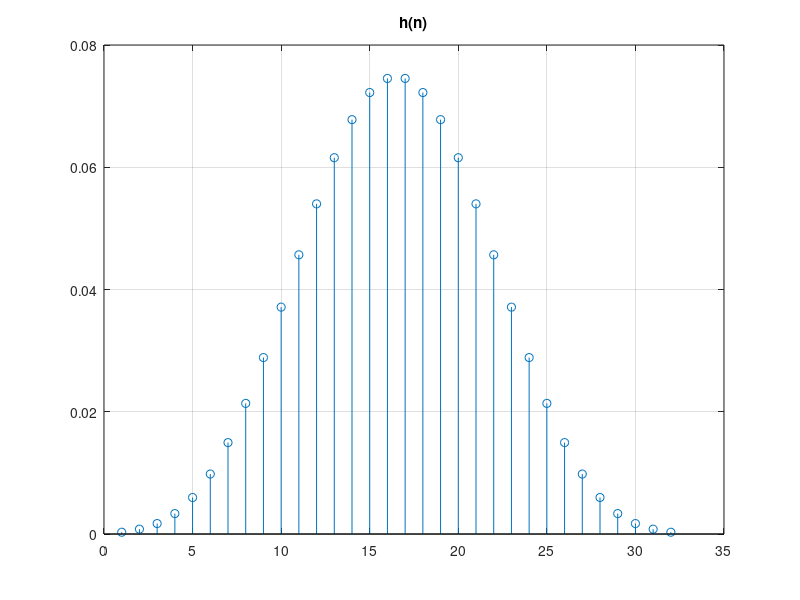
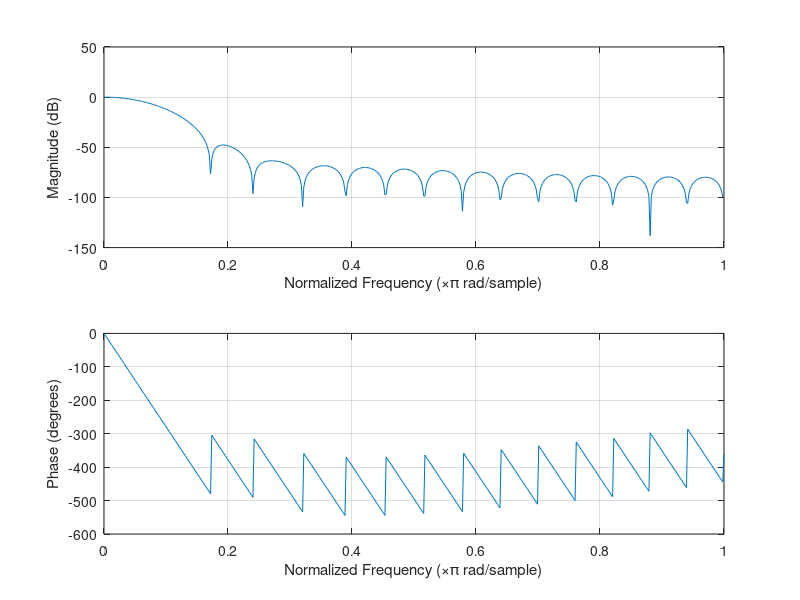
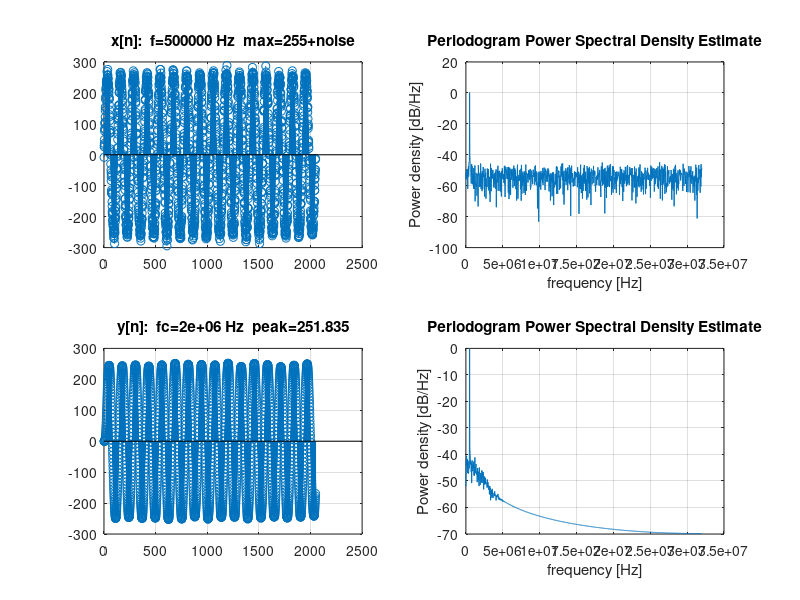

Write the MATLAB code that produced these figures, in order.
clear all;
format long g;


%XXXXXXXXXXXXXXXXXXXXXXXXXXXXXXXXXXXXXXXXXXXXXXXXXXXXXXXXXXXXXXXX
%                       filtro_FIR.vhd
%XXXXXXXXXXXXXXXXXXXXXXXXXXXXXXXXXXXXXXXXXXXXXXXXXXXXXXXXXXXXXXXX
% http://t-filter.appspot.com/fir/index.html

fs=64e6
order=31                
fc=2e6               
input_size=8

%%%%%%%%%%%%%%%%%%%% h[n] %%%%%%%%%%%%%%%%%%%%%%%%%

fnyquist=fs/2;

%normalized cut-off frequency
wn=fc/fnyquist;

h= fir1(order,wn,'low') 			

figure(1);
stem(h);
title('h(n)');grid on;


%%%%%%%%%%%%%%%%%%%% H[z] %%%%%%%%%%%%%%%%%%%%%%%%%

figure(2);
freqz(h);

%%%%%%%%%%%%%%%%%%%% x[n] %%%%%%%%%%%%%%%%%%%%%%%%%

num_cycles=16;
amplitude=2^input_size-1;  
freq=fc/4;

num_samples=num_cycles*(fs/freq);

n=0:1/(fs/freq):num_cycles;
sin=amplitude*sin(2*pi*n);
x=sin+(amplitude/20)*randn(size(n)); 

figure(3);
subplot(2,2,1); 
str=sprintf('x[n]:  f=%g Hz  max=%g+noise',freq,max(sin));
stem(x); title(str); grid on;

%%%%%%%%%%%%%%%%%%%% x[z] %%%%%%%%%%%%%%%%%%%%%%%%%

% NFFT = 2^nextpow2(num_samples);
% f = (1:NFFT/2+1)*(fs/NFFT);          % wn=1 <> fs/2 

% X = fft(x,NFFT);
% peakpowerX = max(X).*conj(max(X))/NFFT;      

subplot(2,2,2);
% stem(f,2*abs(X(1:NFFT/2+1))); 
% str=sprintf('x[z]  peak power=%g',peakpowerX);
% title(str); grid on;
% xlabel('f[Hz]')
% ylabel('|x[z]|')
periodogram(x,rectwin(length(x)),length(x),fs);


% %%%%%%%%%%%%%%%%%%%% y[n] %%%%%%%%%%%%%%%%%%%%%%%

y=filter(h,1,x);
subplot(2,2,3); 
str=sprintf('y[n]:  fc=%g Hz  peak=%g',fc,max(y(length(h):num_samples)));
stem(y); title(str); grid on;

%%%%%%%%%%%%%%%%%%%% y[z] %%%%%%%%%%%%%%%%%%%%%%%%%
 
subplot(2,2,4);
periodogram(y,rectwin(length(y)),length(y),fs);


format;


